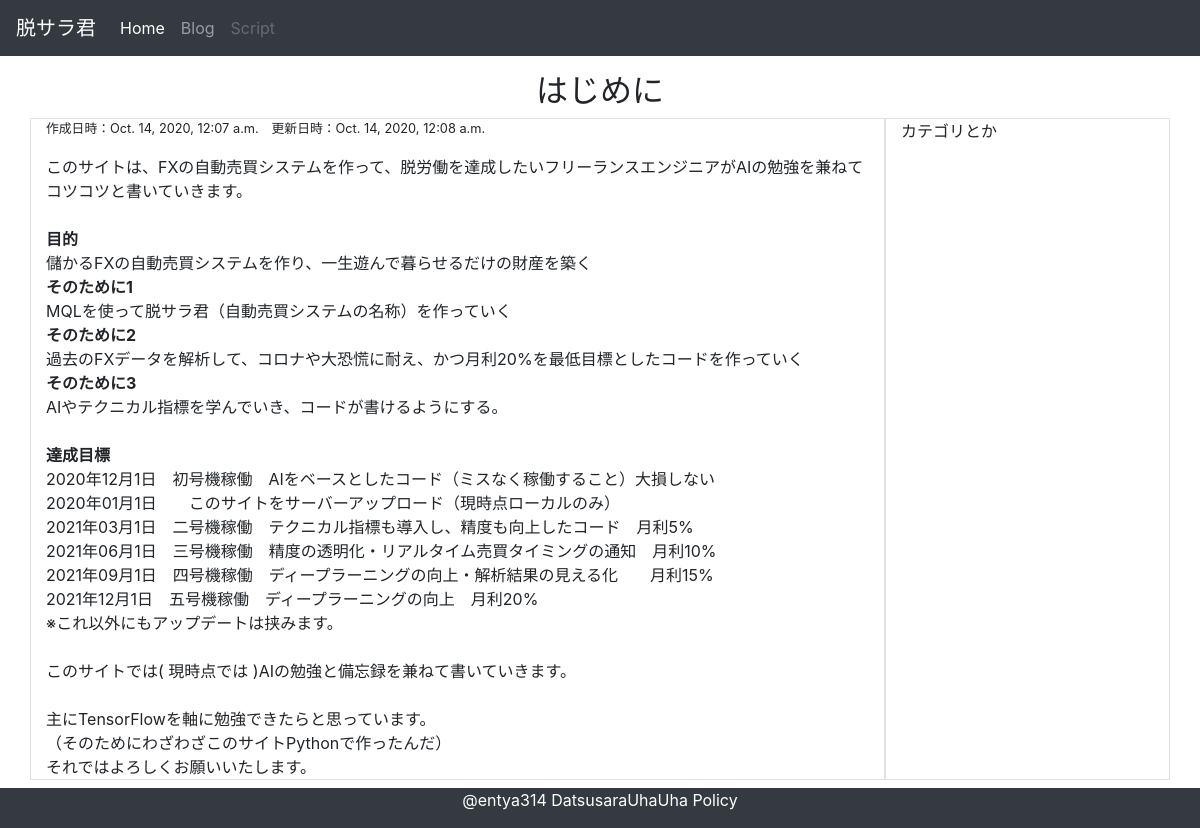
Page /article/100 on the committed database.
### display/models.py (models this page shows)
class Article(models.Model):
    post_id = models.IntegerField()
    group_id = models.IntegerField()
    url = models.CharField(max_length=20)
    title = models.CharField(max_length=40)
    content = models.TextField()
    insert_date = models.DateTimeField()
    update_date= models.DateTimeField()

### display/views.py (the view)
class ArticleView(TemplateView):
    template_name = 'article.html'
    def get_context_data(self, **kwargs):
        context = super().get_context_data(**kwargs)
        url_no = self.kwargs.get('url_no')
        article_data = Article.objects.filter(url=url_no).first()
        context['article_data'] = article_data
        print(article_data)
        return context

### display/templates/article.html (shortened to what this page needs)
{% extends 'layout.html' %}
{% block header %}{{article_data.title}}{% endblock %}
{% block content %}
<div class="mb-3 small">
作成日時：{{article_data.insert_date}}　更新日時：{{article_data.update_date}}
</div>
<div>
    {{article_data.content|safe}}
</div>
{% endblock %}

### rows in the picture
Article: title "はじめに", insert_date "Oct. 14, 2020, 12:07 a.m.", update_date "Oct. 14, 2020, 12:08 a.m.", content "このサイトは、FXの自動売買システムを作って、脱労働を達成したいフリーランスエンジニアがAIの勉強を兼ねてコツコツと書いていきます。 目的 儲かるFXの自動売買システムを作り、一生遊んで暮らせるだけの財産を築く そのために1 MQLを使って脱サラ君（自動売買システムの名称）を作っていく そのために2 過去のFXデータを解析して、コロナや大恐慌に耐え、かつ月利20%を最低目標としたコードを作っていく そのために3 AIやテクニカル指標を学んでいき、コードが書けるようにする。 達成目標 2020年12月1日 初号機稼働 AIをベースとしたコード（ミスなく稼働すること）大損しない 2020年01月1日 このサイトをサーバーアップロード（現時点ローカルのみ） 2021年03月1日 二号機稼働 テクニカル指標も導入し、精度も向上したコード 月利5% 2021年06月1日 三号機稼働 精度の透明化・リアルタイム売買タイミングの通知 月利10% 2021年09月1日 四号機稼働 ディープラーニングの向上・解析結果の見える化 月利15% 2021年12月1日 五号機稼働 ディープラーニングの向上 月利20% ※これ以外にもアップデートは挟みます。 このサイトでは( 現時点では )AIの勉強と備忘録を兼ねて書いていきます。 主にTensorFlowを軸に勉強できたらと思っています。 （そのためにわざわざこのサイトPythonで作ったんだ） それではよろしくお願いいたします。"
